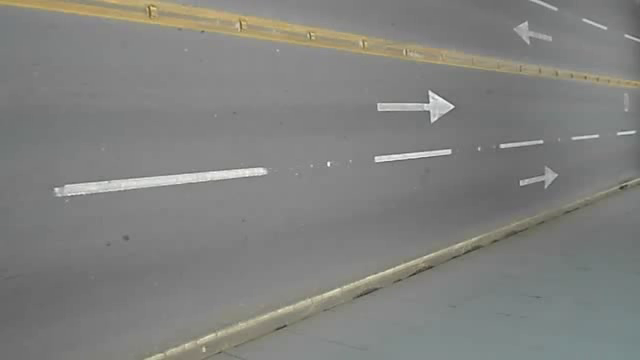
#> input picture frame 37 of demo_vid.avi, 640 x 360 px
$ python main.py   (older library calls are emulated)
#> lines starting #> are read from the running program, lines starting #| are printed output that depends on the picture
### gmm.py
import numpy as np
import cv2
from scipy.stats import multivariate_normal
import time
import sys

class Gaussian:
    """gaussian distribution for a given mean and standard deviation"""
    def __init__(self, mean,std):
        self.mean = [mean] if type(mean) != list else mean
        self.std = [std] if type(std) != list else std

    # [5 lines left out: function sample, not called in this run]

    def check(self, thresh, pnt):
        """checks if the current pixel belong to this gaussian
        thresh --> threshold applied to classify if a point belongs to this gaussian
        pnt --> current pixel value/ vector
        """
        pnt = [pnt] if type(pnt) != list else pnt
        std = self.std[0] #assumption of same varience in rbg
        check_flag = 0
        for pnt_i in pnt:
            if np.negative(std)*thresh <= pnt_i <= std*thresh:
                pass
            else:
                check_flag = 1
        if check_flag == 1:
            return False
        else:
            return True

    def prob(self, pnt):
        """returns the probability(pdf) for a pixel"""
        pnt = np.asarray([pnt]) if type(pnt)!=list else pnt
        dim = len(self.mean)
        mean = np.asarray(self.mean)
        std = self.std[0]
        cov = np.square(std)*np.eye(dim, dim)
        cov_inverse = (1/np.square(std))*np.eye(dim, dim)
        prob_x = (1/((2*np.pi)**(dim/2)* np.linalg.det(cov)))* \
                np.exp((-1/2)*(np.transpose(pnt-mean)*cov_inverse*(pnt-mean)))
        return prob_x[0]


class GMM:
    def __init__(self, K, alpha, T_b, threshVar=2.5):
        self.Distributions = []#list of all the gaussian in the gaussian mixture model
        self.weights = []
        self.K = K #number of clusters to use
        self.init_GMM()
        self.alpha = alpha #learning rate
        self.threshVar = threshVar #threshold to check the pixel belonging
        self.T_b = T_b #for background substraction
        self.B=  None #top B gaussians representing background
    def init_GMM(self):
        """
        initialize the GMM model
        """
        for model_k in range(self.K):
            #see the hardcoded values
            new_model = Gaussian(0, 1)#mean ==0, std==1
            self.Distributions.append(new_model)

        self.weights = [0.7, 0.11, 0.1, 0.09]

    def perform(self, path, train_frame_count, task ="train"):
        """
            combined method for train and test
            task --> train/ test
            path --> path to the video file
        """
#> called with path = 'demo_vid.avi', train_frame_count = 50, task = 'train'
        cap = cv2.VideoCapture(path)
        if (cap.isOpened()== False):
            print("Error opening video stream or file")
        # Read until video is completed
        process_frameCnt, count = int(train_frame_count), 0
        while(cap.isOpened()) and count !=process_frameCnt:
        # Capture frame-by-frame
            ret, frame = cap.read()
#> frame is the input picture: shape (360, 640, 3); mean B, G, R 126.8, 129.6, 129.1
            if ret == True:
                frame = cv2.cvtColor(frame, cv2.COLOR_BGR2GRAY)
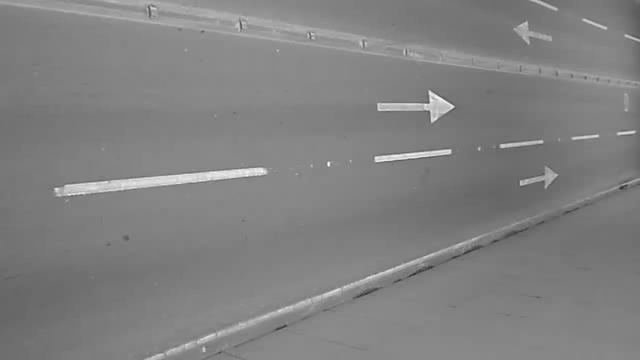
#> frame: shape (360, 640); min 47, max 253, mean 129.1
                img_size = frame.shape
#> img_size = (360, 640)
                gray = cv2.resize(frame,(128, 72))  #resize the image
                #normalize the frame
                norm_image = cv2.normalize(gray, None, \
                    alpha=0, beta=1, norm_type=cv2.NORM_MINMAX, dtype=cv2.CV_32F)
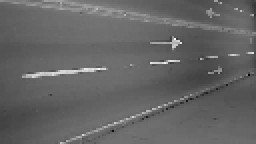
#> norm_image: shape (72, 128) float32 (shown 2 times larger); min -8.38e-09, max 1, mean 0.397; drawn with min black and max white

                if task == "train":
                    self.add_frame(norm_image)
                    print ("frame count-->",count)
                    count += 1

                else:
                    self.get_background() #get the top B gaussians for background
                    frame = self.rmvBckgrd(norm_image)
                    cv2.imshow("trained on %s frames"%train_frame_count, frame)

                # Press Q on keyboard to  exit
                if cv2.waitKey(25) & 0xFF == ord('q'):
                    break
            else:
                break
        # When everything done, release the video capture object
        cap.release()
        # Closes all the frames
        cv2.destroyAllWindows()

    def add_frame(self, curFrame):
        """add current frame to the existing GMM"""
        for row_i in range(curFrame.shape[0]):
            for column_j in range(curFrame.shape[1]):
                #each pixel value
                pixel_i = curFrame[row_i][column_j].tolist()\
                     if type(curFrame[row_i][column_j]) != list\
                          else [curFrame[row_i][column_j]]

                check_flag = 0 #weather pixel matches any of the gaussian
                index_lst = []#index of all the matched gaussian
                for model_k in self.Distributions:
                    if model_k.check(self.threshVar, pixel_i):
                        #update this model
                        check_flag = 1
                        index_model_k = self.Distributions.index(model_k)
                        index_lst.append(index_model_k)
                        self.updt_model(model_k, pixel_i)
                if check_flag == 0:
                    #add new gaussian, replace the least weight one
                    self.rplc_gaus(pixel_i)
                self.updt_wgt(index_lst)
#> (key q is pressed here)

    def updt_model(self, model_k, pixel):
        """update mean and std of the model_k"""
        pixel = np.asarray([pixel]) if type(pixel)!=list \
                            else np.asarray(pixel)
        #second learning rate
        lr_row = self.alpha*model_k.prob(pixel.tolist())

        mu_prev = np.asarray(model_k.mean)#mean must be a list(vector)
        std_prev = np.asarray(model_k.std)
        #new mean and std
        mu = (1-lr_row)*mu_prev + lr_row*pixel
        std_sq = (1-lr_row)*std_prev**2 +\
             lr_row*(np.linalg.norm(pixel - mu)**2)
        #update the parameters
        model_k.std = np.sqrt(std_sq)
        model_k.mean = mu
        return 0


    def updt_wgt(self, index_lst):
        """update the model weight
           index_lst --> list of index of matched gaussians
        """
        wgt_prev = np.asarray(self.weights)
        M_k =  np.zeros(wgt_prev.shape)
        M_k[index_lst] = 1 #if model matches
        wgt_new = (1-self.alpha)*wgt_prev + self.alpha*M_k
        #normalize the weight
        wgt_new = wgt_new/wgt_new.sum()
        #update weight
        self.weights = wgt_new.tolist()
        return 0

    def rplc_gaus(self, pixel_i):
        """replace the smallest model by new model
           pixel_i --> 3d for rgb and 1d for gray scale
        """
        pixel_i = [pixel_i] if type(pixel_i) != list else pixel_i
        sorted_wgt = sorted(self.weights)
        index_least = self.weights.index(sorted_wgt[0])
        mu, std = pixel_i, [1]*len(pixel_i)#very high varience
        new_model = Gaussian(mu, std)#new gaussian
        #update the weights and replace new model
        self.weights[index_least] = 0.09#low weight
        self.Distributions[index_least] = new_model
        return 0

    def get_background(self):
        """get the gaussians that represents the background"""
        w_by_std = [self.weights[i]/self.Distributions[i].std[0]\
                        for i in range(len(self.Distributions))]
        sorted_w_by_std = sorted(w_by_std)[::-1]
        sum_ = 0
        index = []
        for i in range(len(w_by_std)):
            if sorted_w_by_std[i] > self.T_b:
                pass
            elif sum_ < self.T_b:
                index.append(i)
                sum_+=sorted_w_by_std[i]
        B = np.asarray(self.Distributions)[index]
        self.B = B.tolist()
        #background model ready till here
        return 0
    def rmvBckgrd(self, curFrame):
        """assign pixel as foreground(white) or backgroung(black)"""
        B = self.B
        for row_i in range(curFrame.shape[0]):
            for column_j in range(curFrame.shape[1]):
                pixel_i = curFrame[row_i][column_j].tolist() if type(curFrame[row_i][column_j]) != list else [curFrame[row_i][column_j]]
                check_flag = 0
                for model_k in B:
                    if model_k.check(self.threshVar, pixel_i):
                        #classify as background --> black
                        curFrame[row_i][column_j] = 0
                        check_flag=1
                if check_flag == 0:
                    #classify as forground --> white
                    curFrame[row_i][column_j] = 255
#> curFrame: shape (72, 128) float32; every value is 0
        return curFrame

### main.py
from gmm import GMM
PATH = "demo_vid.avi"
PATH_test = PATH
#hyper parameters
train_frame_cnt  = 50  #number of frames to train on
K = 4
alpha = 0.05
T_b = 0.90
threshVar=2.5
#define model
gmm = GMM(K, alpha, T_b, threshVar)
print ("initialized successfully")
print (gmm.weights)
print ("training start...")
#train
gmm.perform(PATH, train_frame_cnt, task = "train")
print ("done with training")
#test
gmm.perform(PATH_test, train_frame_cnt, task="test")
#> (key Esc is pressed here)
print ("testing done!")

$ run again, starting later in the video
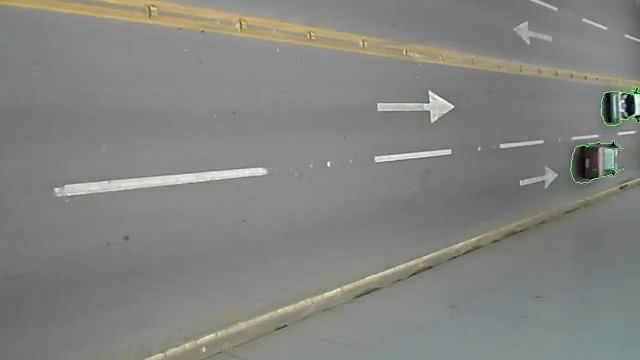
#> input picture frame 168 of demo_vid.avi, 640 x 360 px
#> in perform, frame is the input picture: shape (360, 640, 3); mean B, G, R 128.7, 131.9, 131.4
#> in perform, `frame = cv2.cvtColor(frame, cv2.COLOR_BGR2GRAY)`:
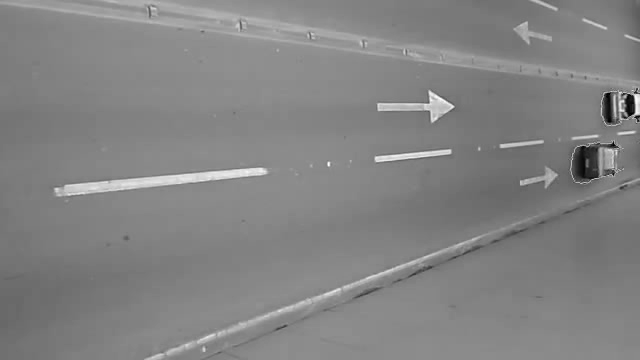
#> frame: shape (360, 640); min 0, max 255, mean 131.4
#> in perform, `gray = cv2.resize(frame,(128, 72))`:
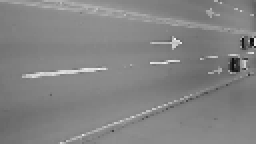
#> gray: shape (72, 128) (shown 2 times larger); min 3, max 244, mean 131.2

$ run again, starting later in the video
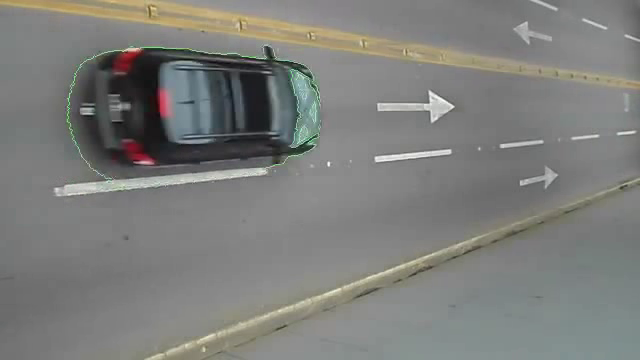
#> input picture frame 299 of demo_vid.avi, 640 x 360 px
#> in perform, frame is the input picture: shape (360, 640, 3); mean B, G, R 123.1, 126.2, 125.4
#> in perform, `frame = cv2.cvtColor(frame, cv2.COLOR_BGR2GRAY)`:
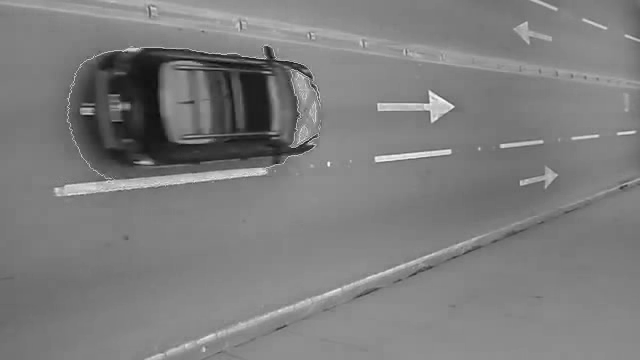
#> frame: shape (360, 640); min 10, max 254, mean 125.5
#> in perform, `gray = cv2.resize(frame,(128, 72))`:
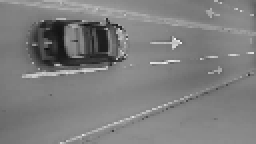
#> gray: shape (72, 128) (shown 2 times larger); min 15, max 244, mean 125.5
